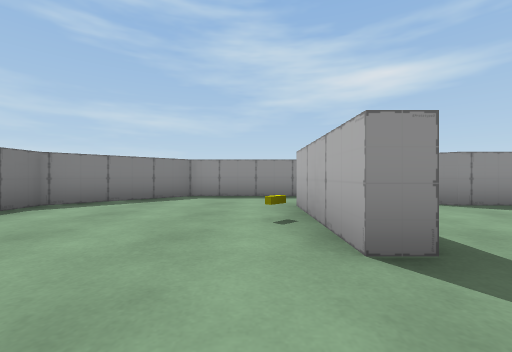
view 1 (above)

16 first-person views from a walk through a 3-D level made in the Unity game engine. The camera is 0.55 m above the floor, looks level and sees 90° across. The floor is counted in squares, 1 m on a side. Each view is taken from the middle of a square. On the plan, view 1 faces up. The plan holds only what a view shows up to about 9 squares ahead; the rest is blank. The place goes on beyond the plan. The player is left out.

view 2
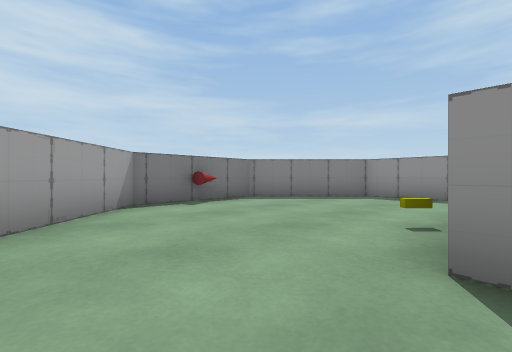

view 3
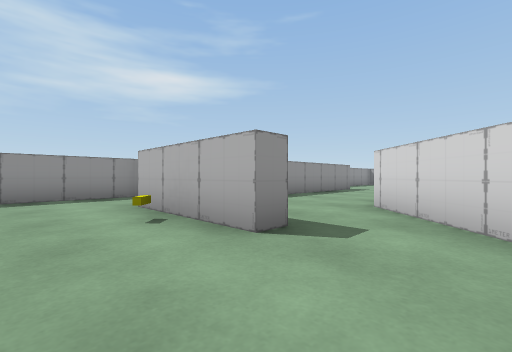

view 4
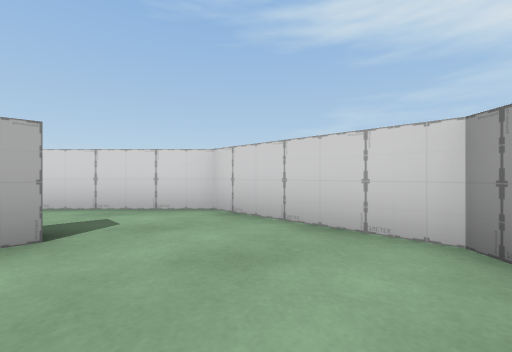

view 5
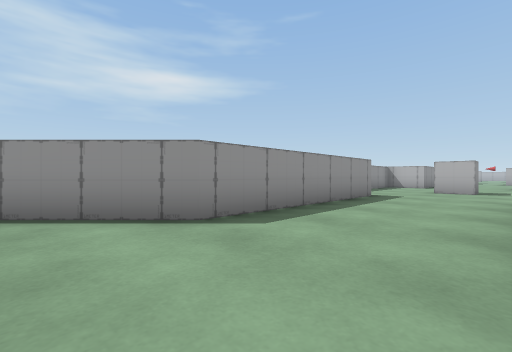

view 6
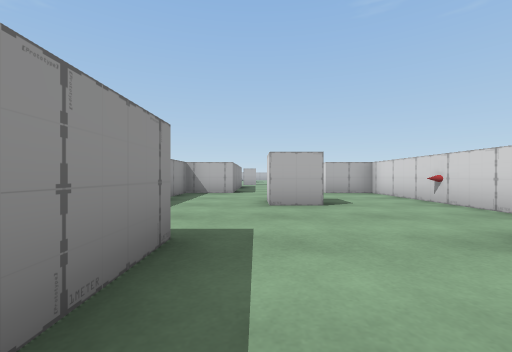

view 7
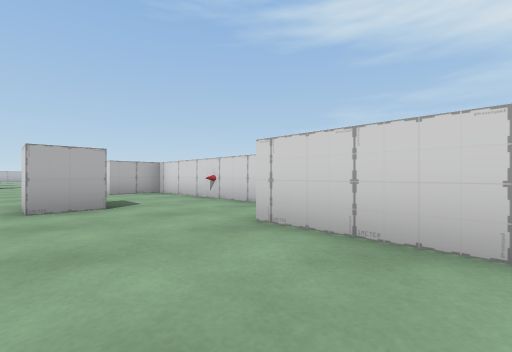

view 8
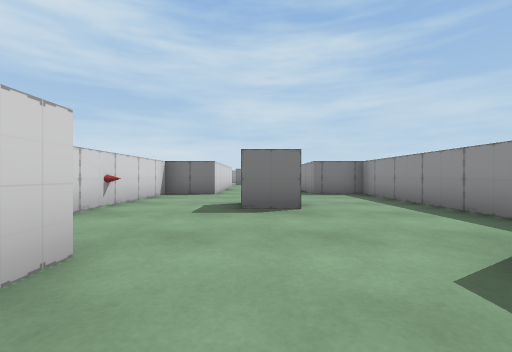

view 9
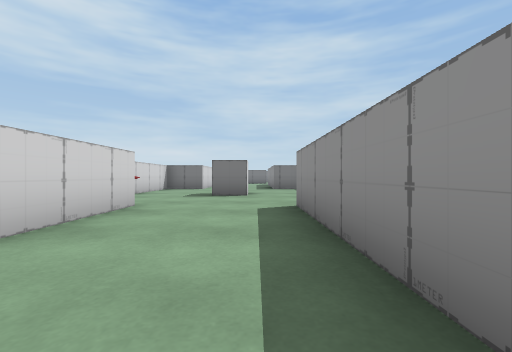

view 10
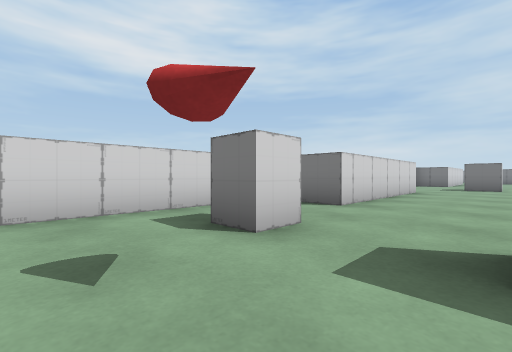

view 11
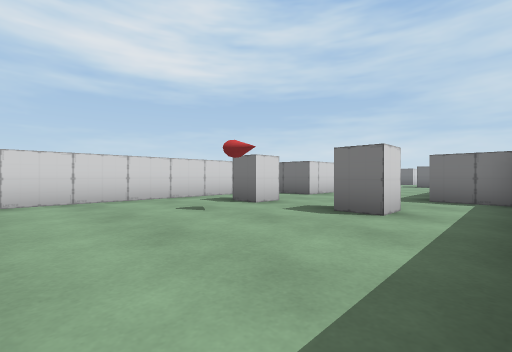

view 12
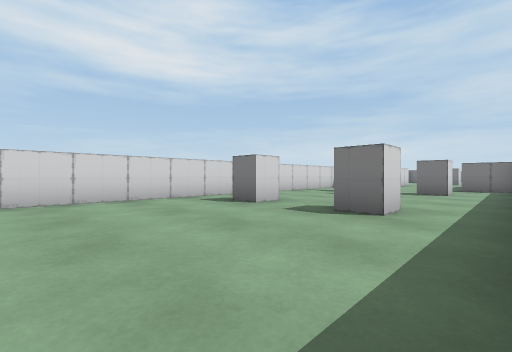

view 13
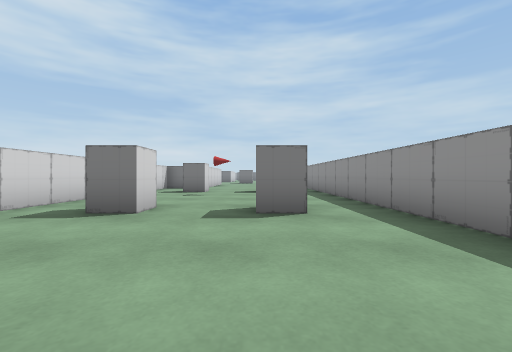

view 14
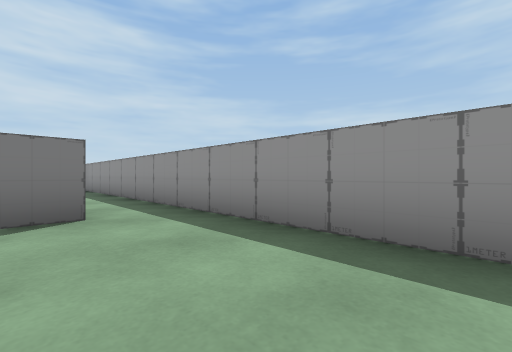

view 15
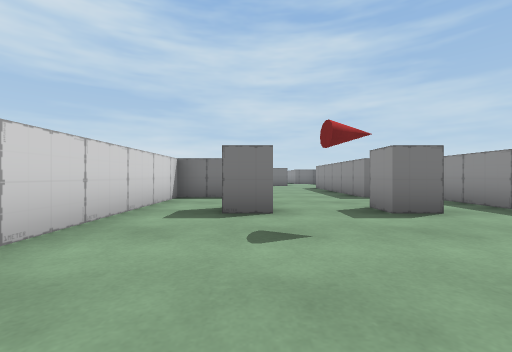

view 16
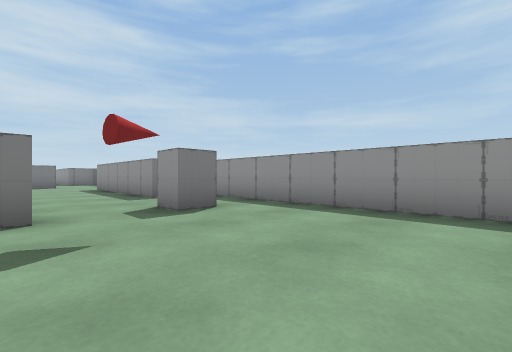

### Floor plan
Ten units are one square. View 1 is at (0, 0); x grows to the right and y downward. Boxes are objects, and circles mark ways between rooms. Rooms are numbered by the first view taken in them; rooms with no view inside come last. Other rooms are left out.
<svg viewBox="-45 -75 370 85">
<path fill="none" stroke="#000" d="M8 -18 8 -48M-37 -35 -35 -30M23 -62 15 -70 -17 -70 -40 -48 -40 -17 -17 5 15 5M12 -18 8 -18M15 5 31 -11M117 -27 117 -37 127 -37 127 -27 117 -27M70 -18 93 -18 93 -2 152 -2 152 -18M152 -47 152 -63 93 -63 93 -47 38 -47 23 -62M31 -11 38 -18M274 -23 282 -23 282 -15M224 -23 232 -23 232 -15M205 -60 205 -47 152 -47M320 -63 211 -63M152 -18 205 -18 205 0 320 0"/>
<rect x="-5" y="-35" width="10" height="10" fill="#bbb"><title>other object</title></rect>
<rect x="115" y="-5" width="10" height="10" fill="#bbb"><title>other object</title></rect>
<circle cx="10" cy="-10" r="3" fill="#2a7"/>
<circle cx="10" cy="-50" r="3" fill="#2a7"/>
<circle cx="20" cy="-20" r="3" fill="#2a7"/>
<circle cx="160" cy="-35" r="3" fill="#2a7"/>
<text x="-10" y="-30">1</text>
<text x="20" y="-10">2</text>
<text x="100" y="-30">3</text>
<text x="250" y="-40">4</text>
</svg>
Room 1 opens to room 2. Room 1 opens to room 3. Room 2 opens to room 3. Room 3 opens to room 4.

Where each view was taken, in squares from view 1:
view 1: 0 up, 0 right, facing up
view 2: 0 up, 1 right, facing up-left
view 3: 0 up, 1 left, facing up-right
view 4: 2 up, 2 left, facing down-right
view 5: 2 up, 2 right, facing up-right
view 6: 4 up, 7 right, facing right
view 7: 4 up, 7 right, facing down-right
view 8: 3 up, 17 right, facing left
view 9: 4 up, 20 right, facing left
view 10: 4 up, 25 right, facing down-left
view 11: 6 up, 27 right, facing down-left
view 12: 6 up, 32 right, facing down-left
view 13: 4 up, 32 right, facing left
view 14: 4 up, 32 right, facing up-left
view 15: 2 up, 27 right, facing left
view 16: 2 up, 27 right, facing up-left
